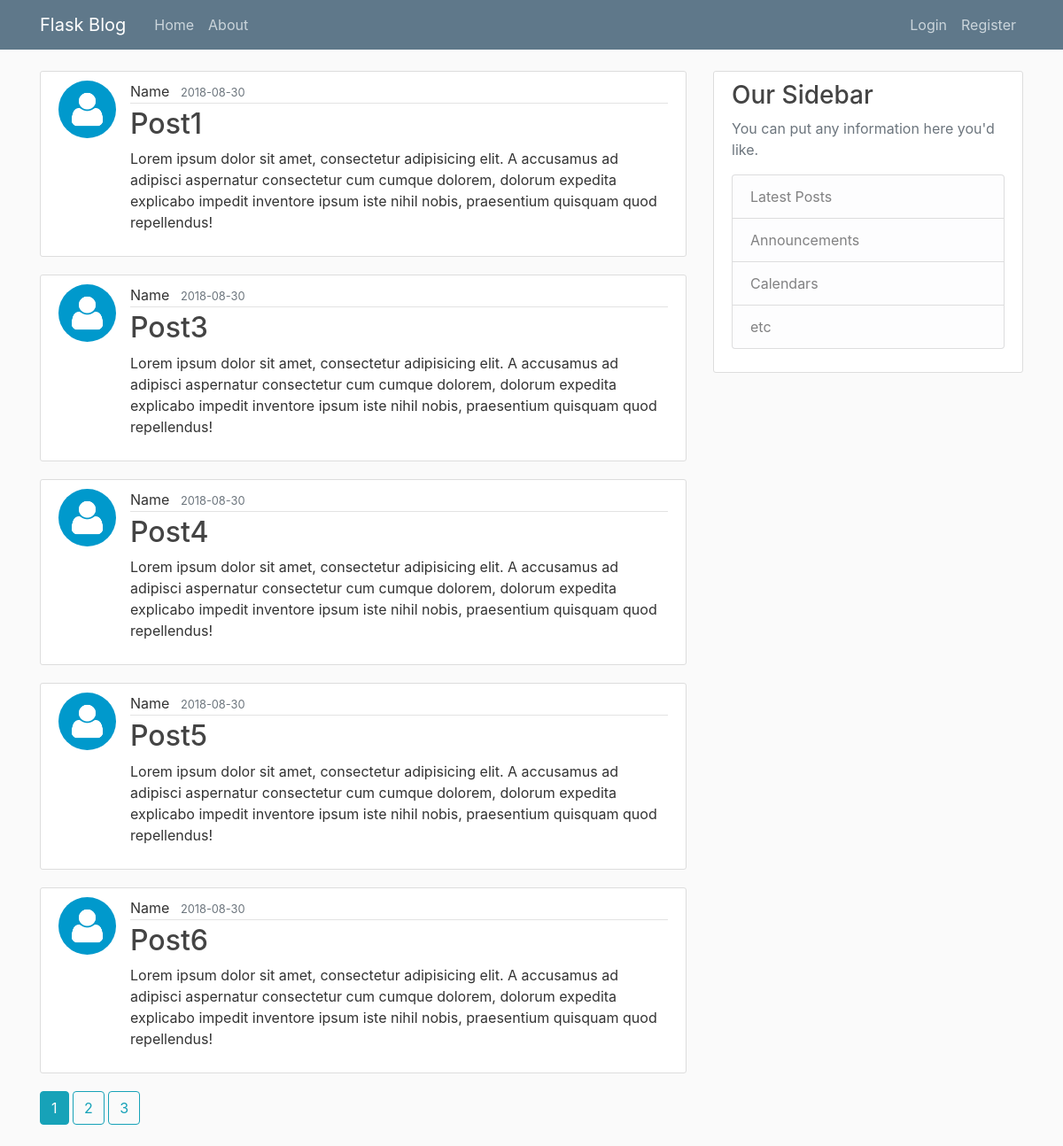
Page /home on the earlier database version.
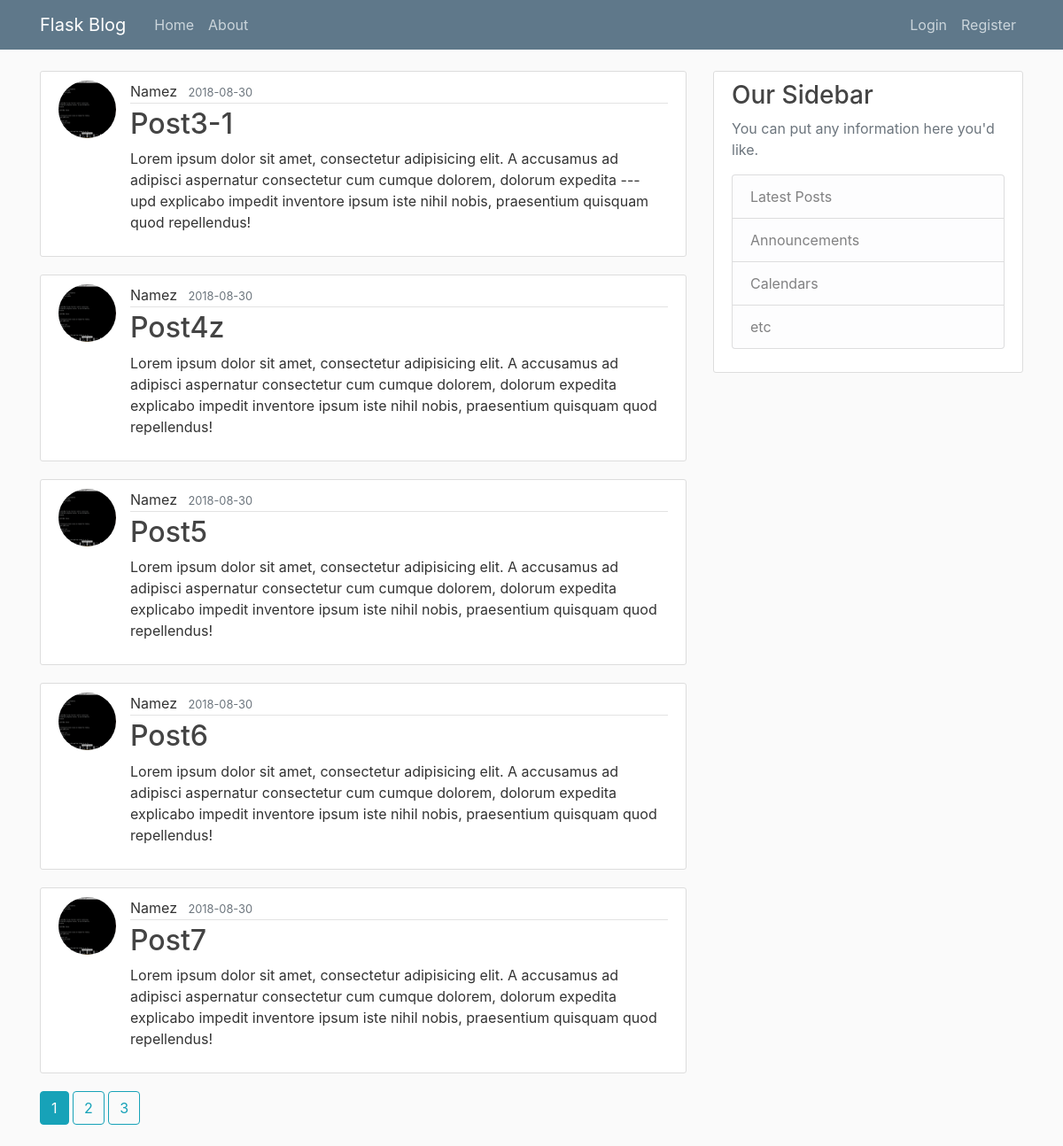
Same page on the later database version.
### app/models.py (models this page shows, shortened)
class Post(db.Model):
    id = db.Column(db.Integer, primary_key=True)
    title = db.Column(db.String(100), nullable=False)
    date_posted = db.Column(db.DateTime, nullable=False, default=datetime.utcnow())
    content = db.Column(db.Text, nullable=False)
    user_id = db.Column(db.Integer, db.ForeignKey('user.id'), nullable=False)

class User(db.Model, UserMixin):
    id = db.Column(db.Integer, primary_key=True)
    username = db.Column(db.String(20), unique=True, nullable=False)
    email = db.Column(db.String(125), unique=True, nullable=False)
    image_file = db.Column(db.String(20), nullable=False, default='default.jpg')
    password = db.Column(db.String(60), nullable=False)
    posts = db.relationship('Post', backref='author', lazy=True)

### app/main/routes.py (the view)
@main.route("/")
@main.route("/home")
def home():
    page = request.args.get('page', 1, type=int)
    posts = Post.query.order_by(Post.date_posted.desc()).paginate(page=page, per_page=5)
    return render_template('home.html', posts=posts)

### app/templates/home.html
{% extends "layout.html" %}
{% block content %}
    {% for post in posts.items %}
        <article class="media content-section">
            <img class="rounded-circle article-img"
                 src="{{ url_for('static', filename='profile_pics/' + post.author.image_file) }}">
            <div class="media-body">
                <div class="article-metadata">
                    <a class="mr-2"
                       href="{{ url_for('users.user_posts', username=post.author.username) }}">{{ post.author.username }}</a>
                    <small class="text-muted">{{ post.date_posted.strftime('%Y-%m-%d') }}</small>
                </div>
                <h2><a class="article-title" href="{{ url_for('posts.post', post_id=post.id) }}">{{ post.title }}</a></h2>
                <p class="article-content">{{ post.content }}</p>
            </div>
        </article>
    {% endfor %}
    {% for page_num in posts.iter_pages(left_edge=1, right_edge=1, left_current=1, right_current=2) %}
        {% if page_num %}
            {% if posts.page == page_num %}
                <a class="btn btn-info mb-4" href="{{ url_for('main.home', page=page_num) }}">{{ page_num }}</a>
            {% else %}
                <a class="btn btn-outline-info mb-4" href="{{ url_for('main.home', page=page_num) }}">{{ page_num }}</a>
            {% endif %}
        {% else %}
            ...
        {% endif %}
    {% endfor %}
{% endblock content %}

### app/templates/layout.html (shortened to what this page needs)
<!doctype html>
<html lang="en">
<head>
    <link rel="stylesheet" href="https://maxcdn.bootstrapcdn.com/bootstrap/4.0.0/css/bootstrap.min.css"
>
    <link rel="stylesheet" type="text/css" href="{{ url_for('static', filename='main.css') }}">
</head>
<body>
<header class="site-header">
    <nav class="navbar navbar-expand-md navbar-dark bg-steel fixed-top">
        <div class="container">
            <a class="navbar-brand mr-4" href="/">Flask Blog</a>
            <div class="collapse navbar-collapse" id="navbarToggle">
                <div class="navbar-nav mr-auto">
                    <a class="nav-item nav-link" href="{{ url_for('main.home') }}">Home</a>
                    <a class="nav-item nav-link" href="{{ url_for('main.about') }}">About</a>
                </div>
                <div class="navbar-nav">
                    {% if current_user.is_authenticated %}
                        <a class="nav-item nav-link" href="{{ url_for('posts.new_post') }}">New Post</a>
                        <a class="nav-item nav-link" href="{{ url_for('users.account') }}">Account</a>
                        <a class="nav-item nav-link" href="{{ url_for('users.logout') }}">Logout</a>
                    {% else %}
                        <a class="nav-item nav-link" href="{{ url_for('users.login') }}">Login</a>
                        <a class="nav-item nav-link" href="{{ url_for('users.register') }}">Register</a>
                    {% endif %}
                </div>
            </div>
        </div>
    </nav>
</header>
<main role="main" class="container">
    <div class="row">
        <div class="col-md-8">
            {% block content %}{% endblock %}
        </div>
        <div class="col-md-4">
            <div class="content-section">
                <h3>Our Sidebar</h3>
                <p class='text-muted'>You can put any information here you'd like.
                <ul class="list-group">
                    <li class="list-group-item list-group-item-light">Latest Posts</li>
                    <li class="list-group-item list-group-item-light">Announcements</li>
                    <li class="list-group-item list-group-item-light">Calendars</li>
                    <li class="list-group-item list-group-item-light">etc</li>
                </ul>
                </p>
            </div>
        </div>
    </div>
</main>
</body>
</html>

### app/static/main.css (style rules this page uses)
body { background: #fafafa; color: #333333; margin-top: 5rem; }
h1, h2, h3, h4, h5, h6 { color: #444444; }
.bg-steel { background-color: #5f788a; }
.site-header .navbar-nav .nav-link { color: #cbd5db; }
.content-section { background: #ffffff; padding: 10px 20px; border: 1px solid #dddddd; border-radius: 3px; margin-bottom: 20px; }
.article-title { color: #444444; }
.article-content { white-space: pre-line; }
.article-img { height: 65px; width: 65px; margin-right: 16px; }
.article-metadata { padding-bottom: 1px; margin-bottom: 4px; border-bottom: 1px solid #e3e3e3 }
a { color: inherit; }

Differences in the rows shown:
removed Post: image_file (placeholder picture), author.username "Name", date_posted "2018-08-30", title "Post1", content "Lorem ipsum dolor sit amet, consectetur adipisicing elit. A accusamus ad adipisci aspernatur consectetur cum cumque dolorem, dolorum expedita explicabo impedit inventore ipsum iste nihil nobis, praesentium quisquam quod repellendus!"
changed Post: image_file: picture added in place of a placeholder; author.username "Name" → "Namez"; title "Post3" → "Post3-1"; content "…cumque dolorem, dolorum expedita explicabo impedit inventore ipsum…" → "…cumque dolorem, dolorum expedita --- upd explicabo impedit inventore ipsum…"
changed Post: image_file: picture added in place of a placeholder; author.username "Name" → "Namez"; title "Post4" → "Post4z"
changed through a linked row, Post "Post5": image_file: picture added in place of a placeholder; author.username "Name" → "Namez"
changed through a linked row, Post "Post6": image_file: picture added in place of a placeholder; author.username "Name" → "Namez"
now on this page (row unchanged): Post: image_file (picture), author.username "Namez", date_posted "2018-08-30", title "Post7", content "Lorem ipsum dolor sit amet, consectetur adipisicing elit. A accusamus ad adipisci aspernatur consectetur cum cumque dolorem, dolorum expedita explicabo impedit inventore ipsum iste nihil nobis, praesentium quisquam quod repellendus!"
